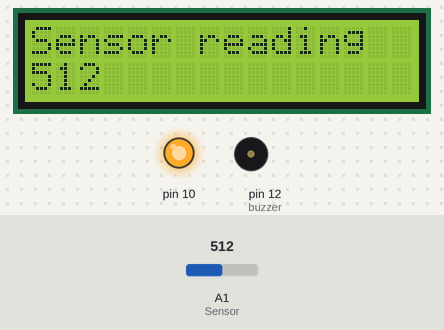
This sketch was run on a simulated Arduino Uno, built with avr-gcc and run on an emulated ATmega328P. On the bench: 16×2 character LCD, output pins drawn as LEDs (lit = HIGH), buzzer (waves = sounding). The test bench sets the inputs (shaded band); at power-on: A1 (Sensor) = 512. What the sketch prints to the serial monitor is not drawn.

Above: at 1.3 s.
1.4 s: A1 (Sensor) set to 820
At 5.9 s:
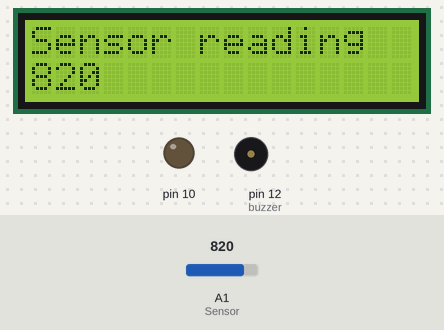
8.4 s: A1 (Sensor) set to 800
At 10.2 s:
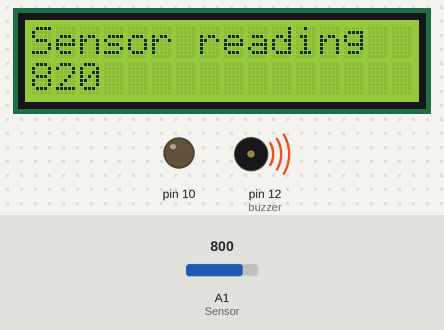
12.5 s: A1 (Sensor) set to 783
At 14.8 s:
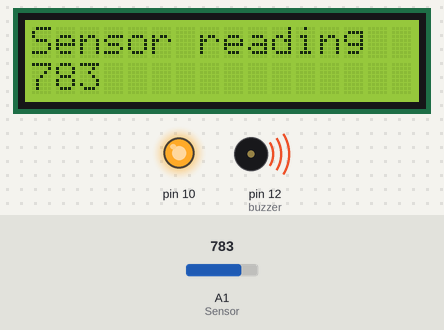
Timing chart, 0 to 21.9 s (numbered marks = the images above; inputs shaded):
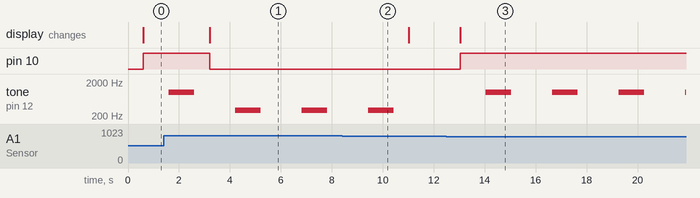

The sketch:

sme.ino
```cpp
#include <Wire.h>
#include <LiquidCrystal_I2C.h>


// Set the LCD address to 0x27 for a 16 chars and 2 line display
LiquidCrystal_I2C lcd(0x3F, 16, 2);


 const int redled=10;
 boolean y = true;
 int buzzer = 12;
 int Sensor= A1;


void setup() {
  // put your setup code here, to run once:
lcd.begin();
  lcd.backlight();

    lcd.backlight();
  lcd.print("HEY THERE!");
  lcd.setCursor(0,1);
  lcd.print("I AM WORLALI!");

  Serial.begin(9600);
  pinMode(10,OUTPUT);
  pinMode(Sensor, INPUT);
  pinMode(buzzer,OUTPUT);

  lcd.clear();
lcd.print("Sensor reading");
}

void loop() {
  // put your main code here, to run repeatedly:
 int c = analogRead(A1);
 Serial.println(c);
 lcd.setCursor(0,0);

 delay(500);
 lcd.setCursor(0,1);
 lcd.print(c);


 if (c <800 )
 {
  digitalWrite(10,HIGH);
  y== false;
  delay(1000);
  tone(buzzer,1000);
  delay(1000);
  noTone(buzzer);
   delay(100);


 }
 else if ( c>810 )
 {
  y==true;
   digitalWrite(10,LOW);
   delay(1000);
   tone(buzzer,300);
   delay(1000);
   noTone(buzzer);
   delay(100);
 }

 }
```

Measured:
- the behaviour switches between 800 and 799 on A1 (Sensor) (found by bisection; images 2 and 3)
- after the input at 1.4 s, pin 10: HIGH → LOW after 1.8 s; the display: changes after 1.8 s (image 1)
- after the input at 8.4 s, tone on pin 12 (buzzer): goes on until 10.4 s, then stays silent
- after the input at 12.5 s, pin 10: LOW → HIGH after 0.55 s; tone on pin 12 (buzzer): alternates 1000 Hz for 1.0 s and silent for 1.6 s, starting after 1.5 s; the display: changes after 0.55 s (image 3)
- by itself, tone on pin 12 (buzzer): repeats every 2.6 s: silent 1.6 s, 300 Hz 1.0 s
